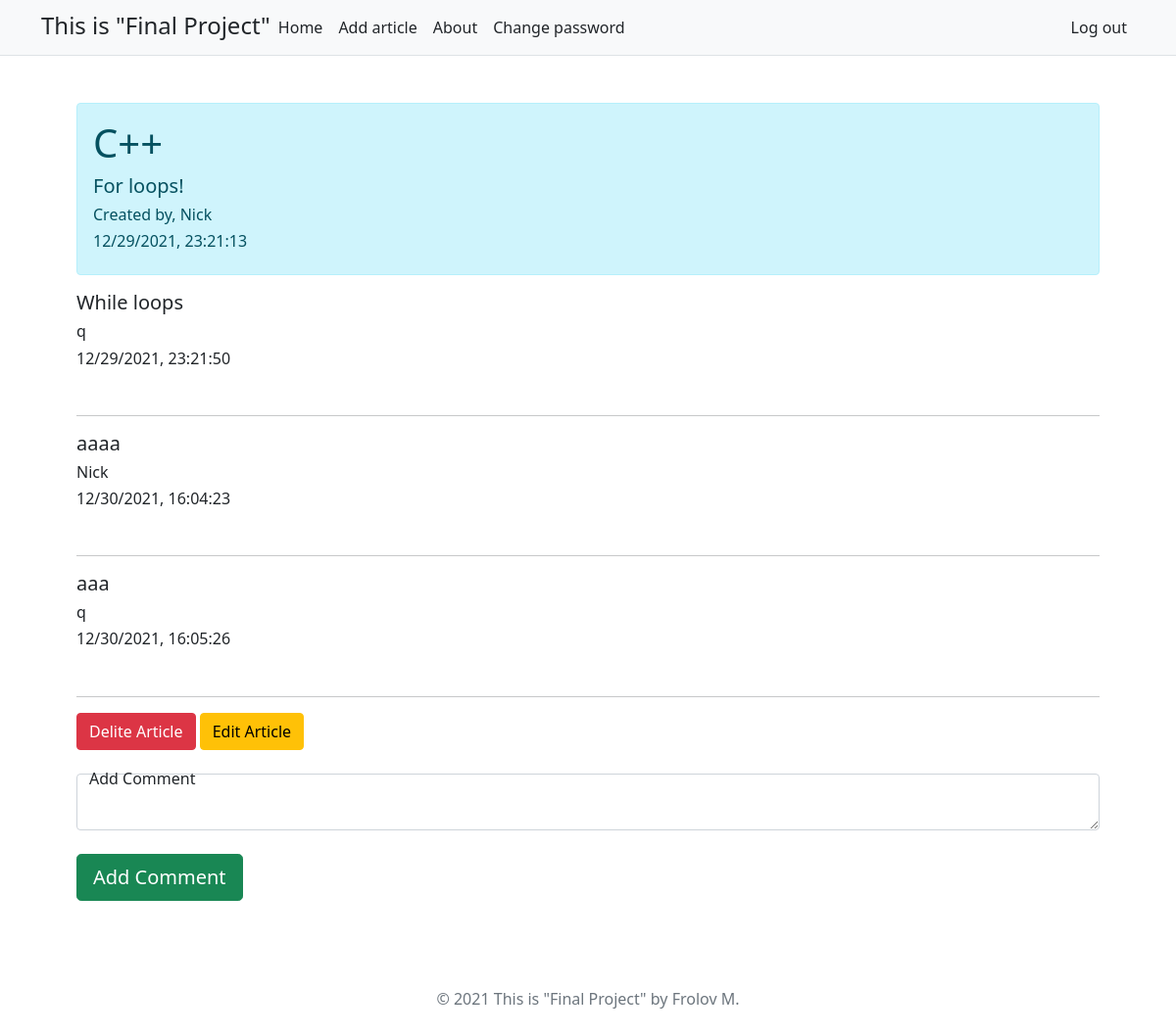
The app's page /23 (signed in) with its own data.
### tables this page shows
CREATE TABLE articles (id INTEGER PRIMARY KEY AUTOINCREMENT NOT NULL, category text, title text, articletext text, user_name text, createdate text, 'user_id' INTEGER);

CREATE TABLE coment (id integer primary key AUTOINCREMENT NOT NULL, coment text, username text, id_article integer, date text, 'user_id' INTEGER);

### application.py (the view)
@app.route("/<int:id>")
@login_required
def post(id):
    id_art=id
    articles=db.execute("SELECT * FROM articles where id=?", id_art)
    comments = db.execute("SELECT * FROM coment WHERE id_article=?", id_art)
    return render_template("post.html", articles=articles, comments=comments)

### application.py (called while the page is built)
@app.after_request
def after_request(response):
    response.headers["Cache-Control"] = "no-cache, no-store, must-revalidate"
    response.headers["Expires"] = 0
    response.headers["Pragma"] = "no-cache"
    return response

### helpers.py (called while the page is built)
def login_required(f):
    @wraps(f)
    def decorated_function(*args, **kwargs):
        if session.get("user_id") is None:
            return redirect("/login")
        return f(*args, **kwargs)
    return decorated_function

### templates/post.html (shortened to what this page needs)
{% extends "layout.html" %}
{% block main %}
  {% for article in articles%}
    <div class="alert alert-info">
      <p class="h1">{{article.title}}</p>
      <p class="h5">{{article.articletext}}</p>
      <p class="h6"> Created by, {{article.user_name}}</p>
      <p class="h6">{{article.createdate}}</p>
    </div>
    {% for comment in comments%}
      <p class="h5">{{comment.coment}}</p>
      <p class="h6">{{comment.username}}</p>
      <p class="h6">{{comment.date}}</p><br>
      <hr />
    {%endfor%}
    <a href="/{{article.id}}/del" class ="btn btn-danger">Delite Article</a>
    <a href="/{{article.id}}/edit" class ="btn btn-warning">Edit Article</a><br>
    <form action="/{{article.id}}/comment" method="post">
      <div class="form-floating"><br>
        <textarea class="form-control" placeholder="comment"  name="comment"></textarea><br>
        <label for="floatingTextarea">Add Comment</label>
      </div>
      <button type="submit" class="btn btn-lg btn-success">Add Comment</button>
    </form>
  {%endfor%}
{% endblock %}

### records on screen
articles: title "C++", articletext "For loops!", user_name "Nick", createdate "12/29/2021, 23:21:13"
coment: coment "While loops", username "q", date "12/29/2021, 23:21:50"
coment: coment "aaaa", username "Nick", date "12/30/2021, 16:04:23"
coment: coment "aaa", username "q", date "12/30/2021, 16:05:26"
